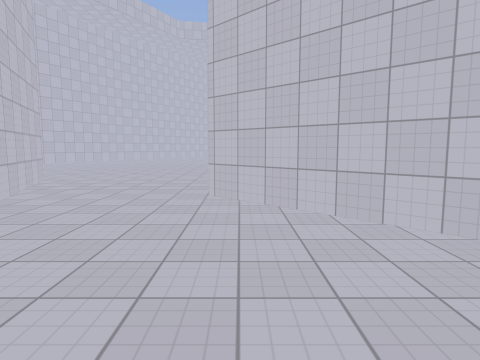
view 1 (above)

24 first-person views from a walk through a 3-D level made in the Godot game engine. The camera is 1.5 m above the floor, tilts 6° down and sees 75° across. The floor is counted in squares, 2 m on a side. Each view is taken from the middle of a square. On the plan, view 1 faces up. The plan holds only what a view shows up to about 10 squares ahead; the rest is blank. The place goes on beyond the plan. Surface patterns are stand-ins for the level's own textures.

view 2
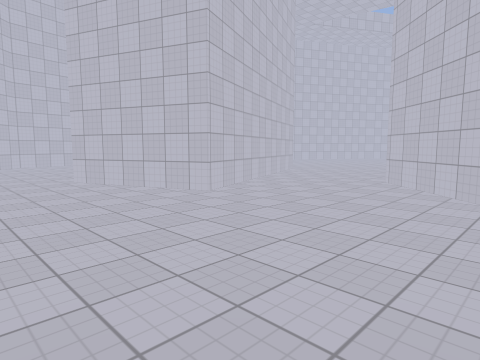

view 3
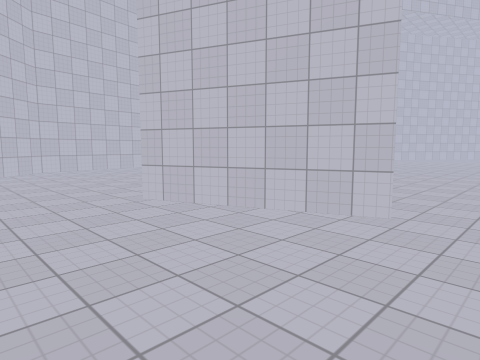

view 4
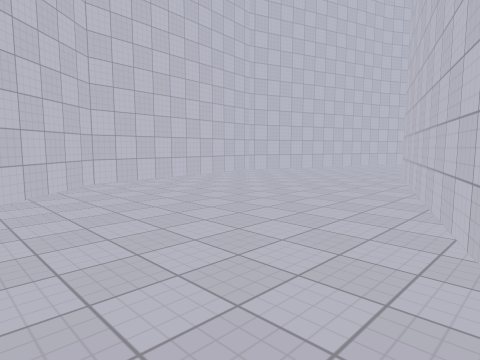

view 5
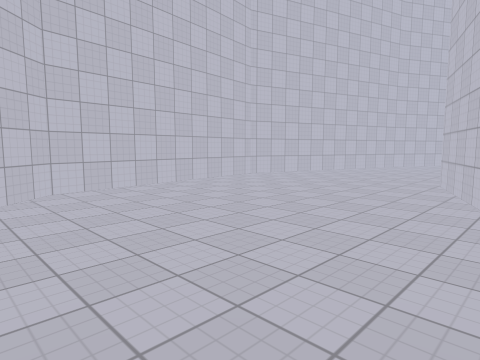

view 6
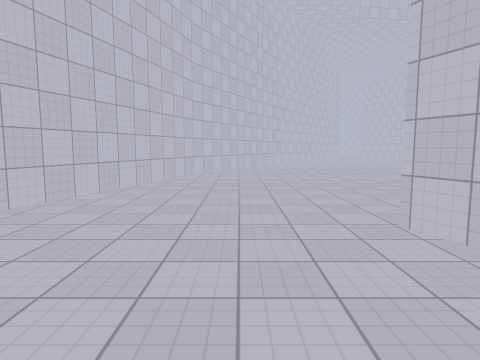

view 7
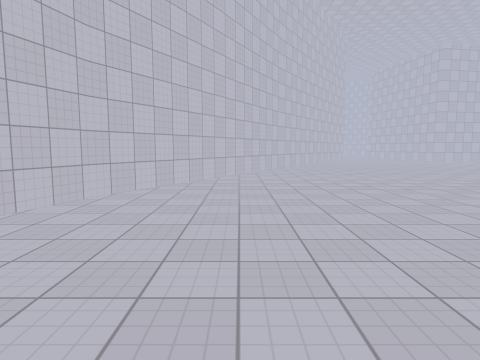

view 8
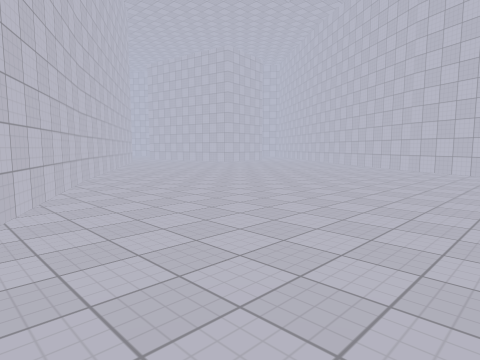

view 9
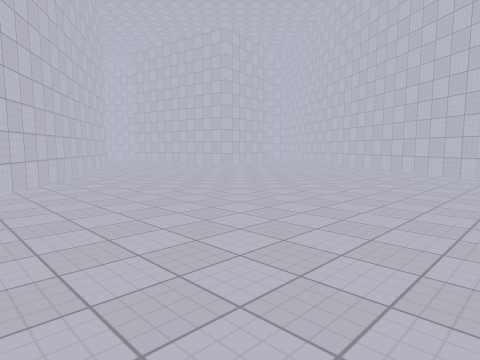

view 10
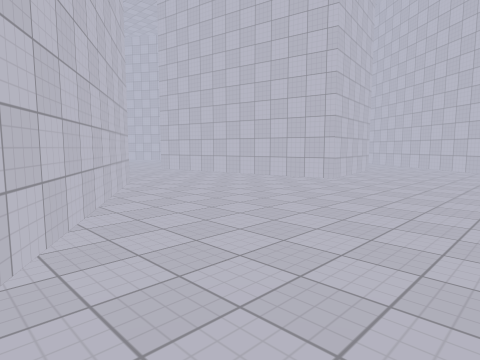

view 11
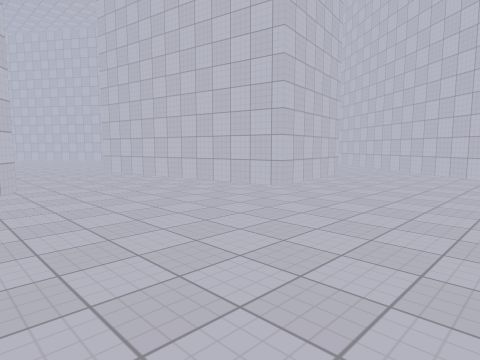

view 12
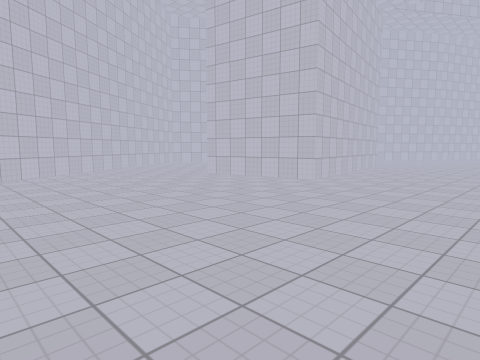

view 13
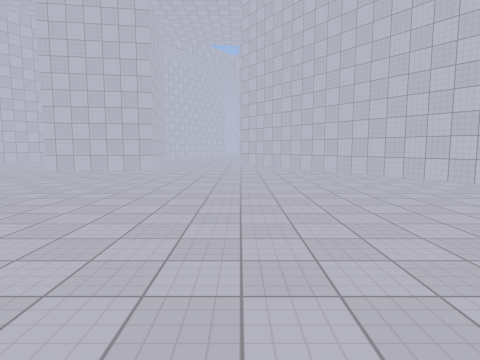

view 14
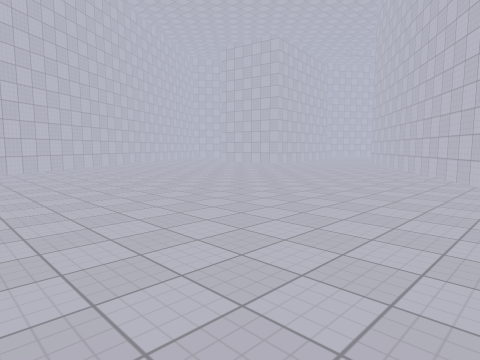

view 15
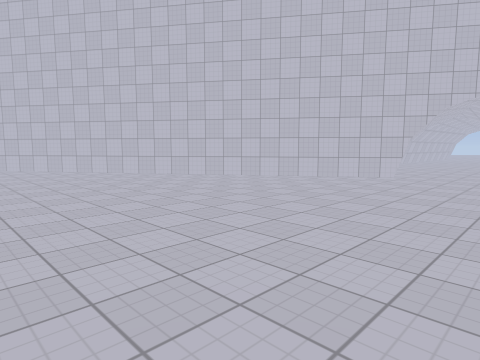

view 16
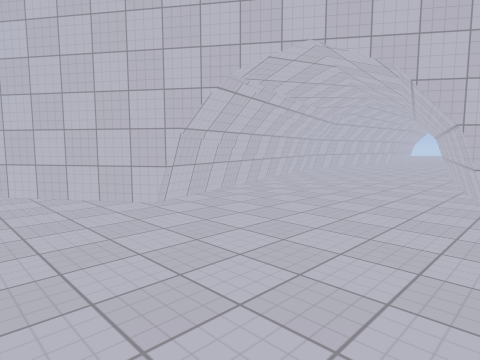

view 17
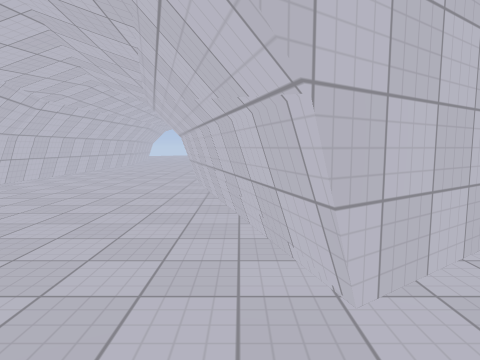

view 18
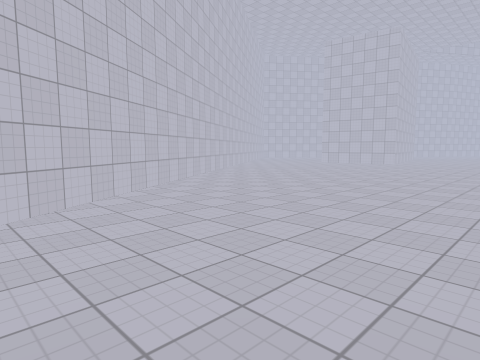

view 19
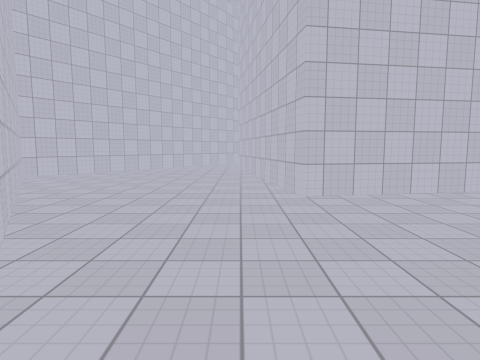

view 20
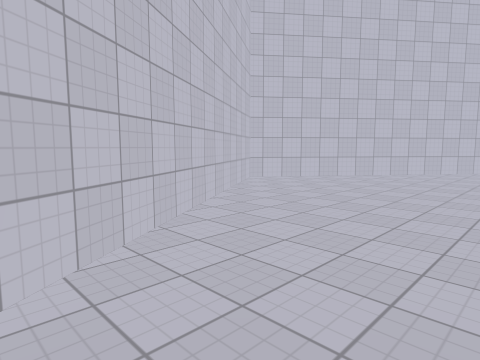

view 21
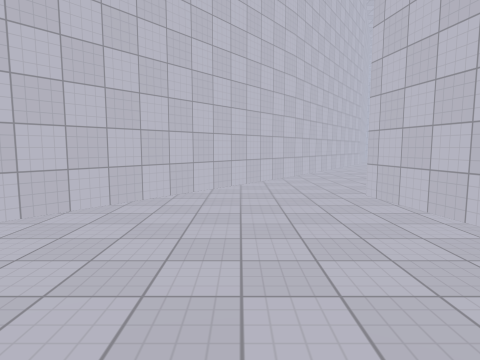

view 22
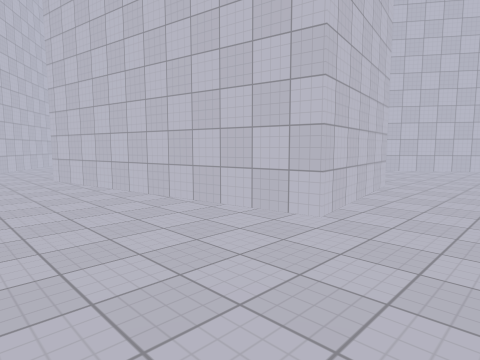

view 23
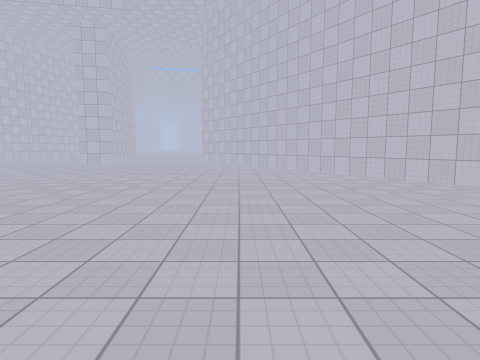

view 24
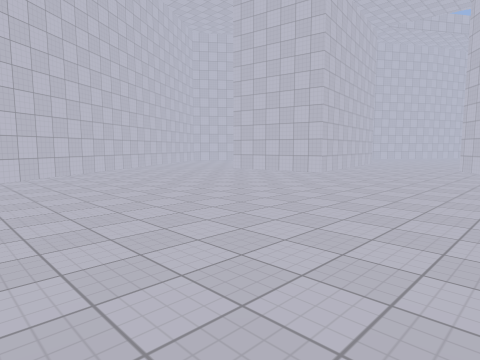

### Floor plan
Points are (right, up) in squares from view 1. A wall is a line through its corners. A room is listed if a view was taken in it or the views show most of it. See-through windows are left out.
Room 1 (views 1, 2, 3, 4, 5, 6, 7, 8, 9, 10, 11)
walls: (0.9, 12.2) (1.8, 14.3); (-4.5, 7.1) (-2.2, 1.4) (-5.2, 0.2); (1.7, 14.2) (3.5, 16.9); (-10.2, 11.8) (-12.2, 5.6) (-11.5, 0.3) (-9.9, -1.4); (2, 2.4) (-0.6, 4.9); (-6.5, 18.4) (-10.2, 11.6); (4.1, 18) (7.1, 21.9); (-5.3, 0.4) (-7.5, 6); (5, 23.2) (1.8, 22.7) (1.2, 26.6); (-2.6, 26.2) (-2, 25.4) (-6.6, 18.3)
ways out: opening at (-1, 27) to room 2; opening at (6, 23) to room 2; opening at (-3, 25)
Room 2 (views 12, 13, 14, 15, 16, 17, 18, 19, 20, 21, 22, 23, 24)
walls: (1.2, 26.6) (0.8, 28.8) (4, 29.3) (5, 23.2); (-14.3, 43.3) (-19.6, 41.8); (-15.1, 44.5) (-14.4, 43.5); (7.1, 21.9) (10.4, 26.2) (-1.3, 44.1); (-23, 38.6) (-19, 38.4) (-12.2, 40.4) (-2.6, 26.2)
low walls: (-14.4, 43.5) (-15, 43.3)
ways out: opening at (-1, 27) to room 1; opening at (6, 23) to room 1

Where each view was taken, in squares from view 1:
view 1: 0 up, 0 right, facing up
view 2: 2 down, 2 right, facing up-left
view 3: 2 down, 1 left, facing up-left
view 4: 2 down, 5 left, facing up-left
view 5: 1 down, 6 left, facing up-left
view 6: 3 up, 9 left, facing up
view 7: 7 up, 8 left, facing up
view 8: 11 up, 9 left, facing up-right
view 9: 13 up, 7 left, facing up-right
view 10: 19 up, 5 left, facing up-right
view 11: 19 up, 3 left, facing up-right
view 12: 35 up, 3 left, facing down-right
view 13: 39 up, 2 left, facing down
view 14: 40 up, 8 left, facing down-right
view 15: 43 up, 4 left, facing down-left
view 16: 44 up, 10 left, facing down-left
view 17: 43 up, 13 left, facing left
view 18: 43 up, 4 left, facing down-right
view 19: 34 up, 5 right, facing down
view 20: 32 up, 5 right, facing down-right
view 21: 28 up, 7 right, facing down
view 22: 31 up, 7 right, facing down-left
view 23: 34 up, 3 left, facing up
view 24: 37 up, 4 left, facing down-right
